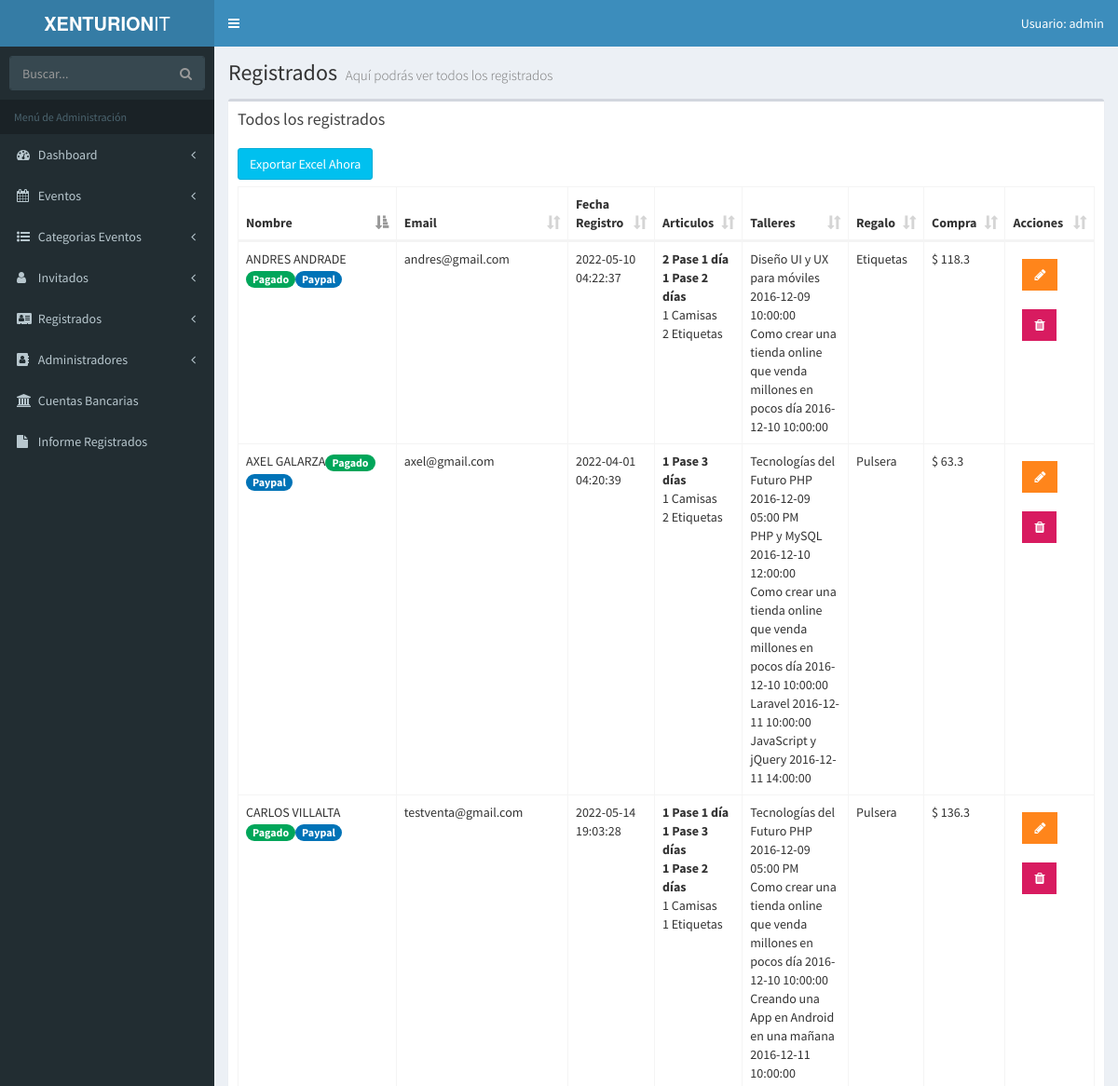
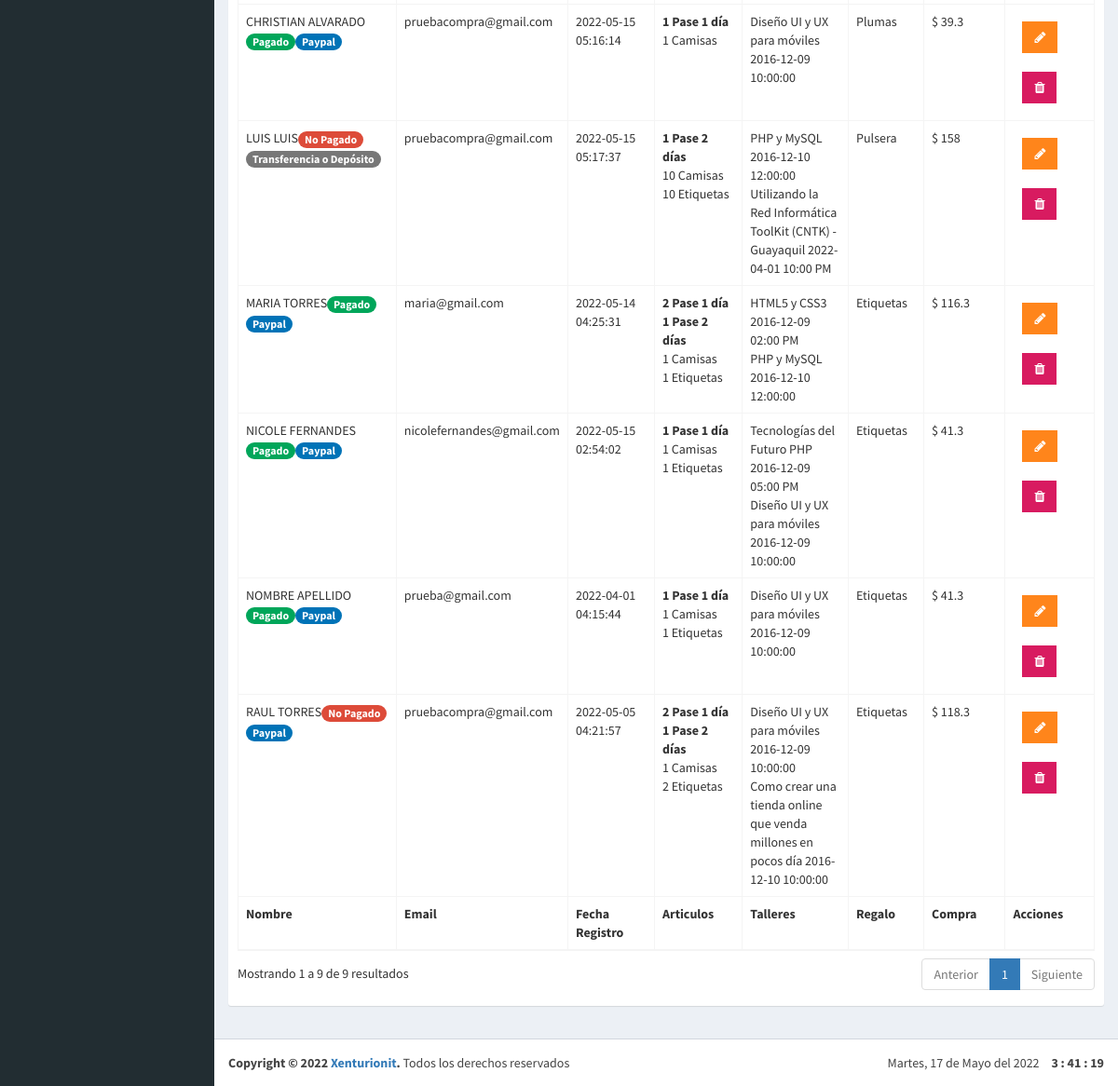
Page /admin/lista-registrados.php (signed in) on the earlier database version (2 pictures, top to bottom).
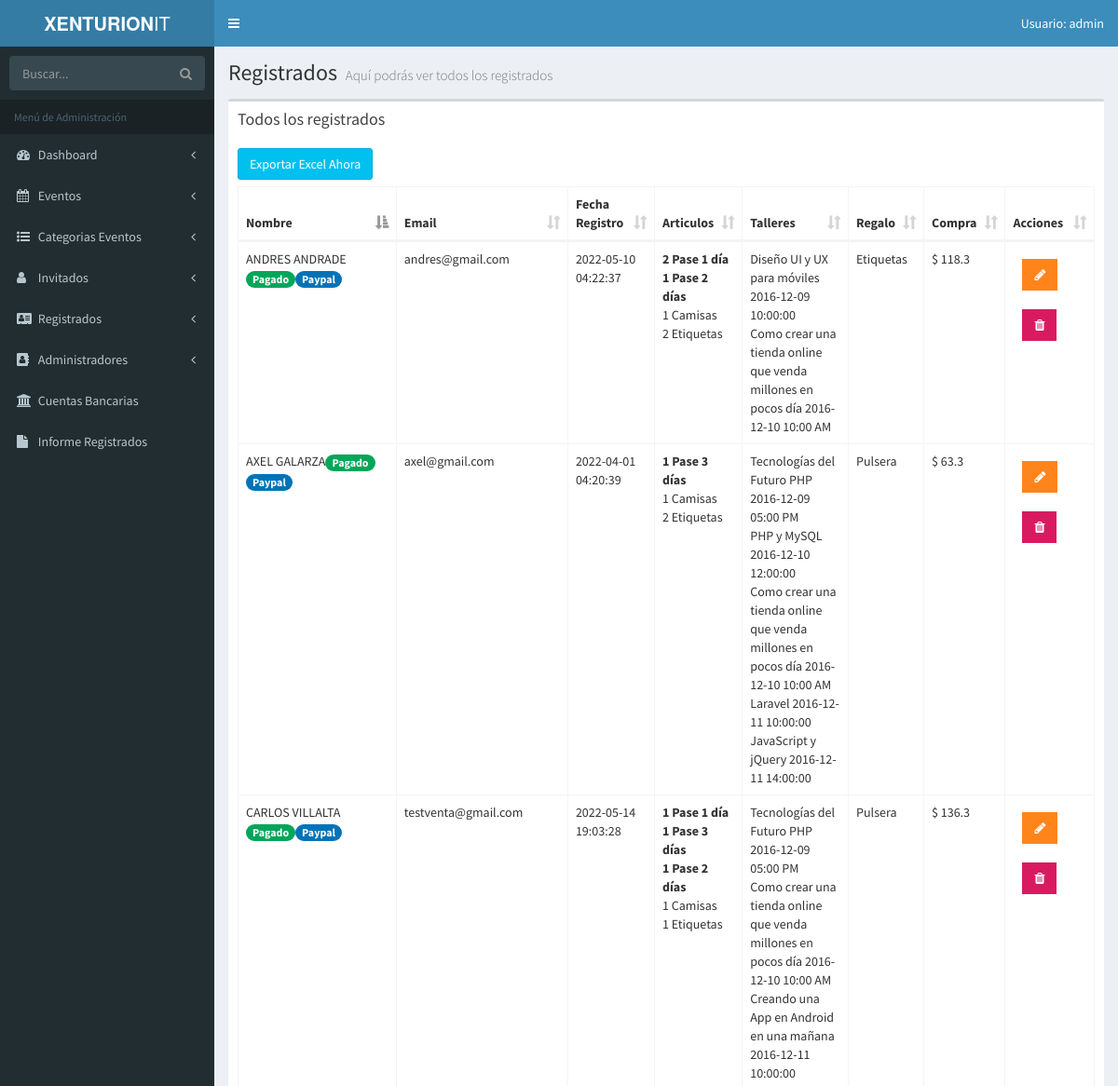
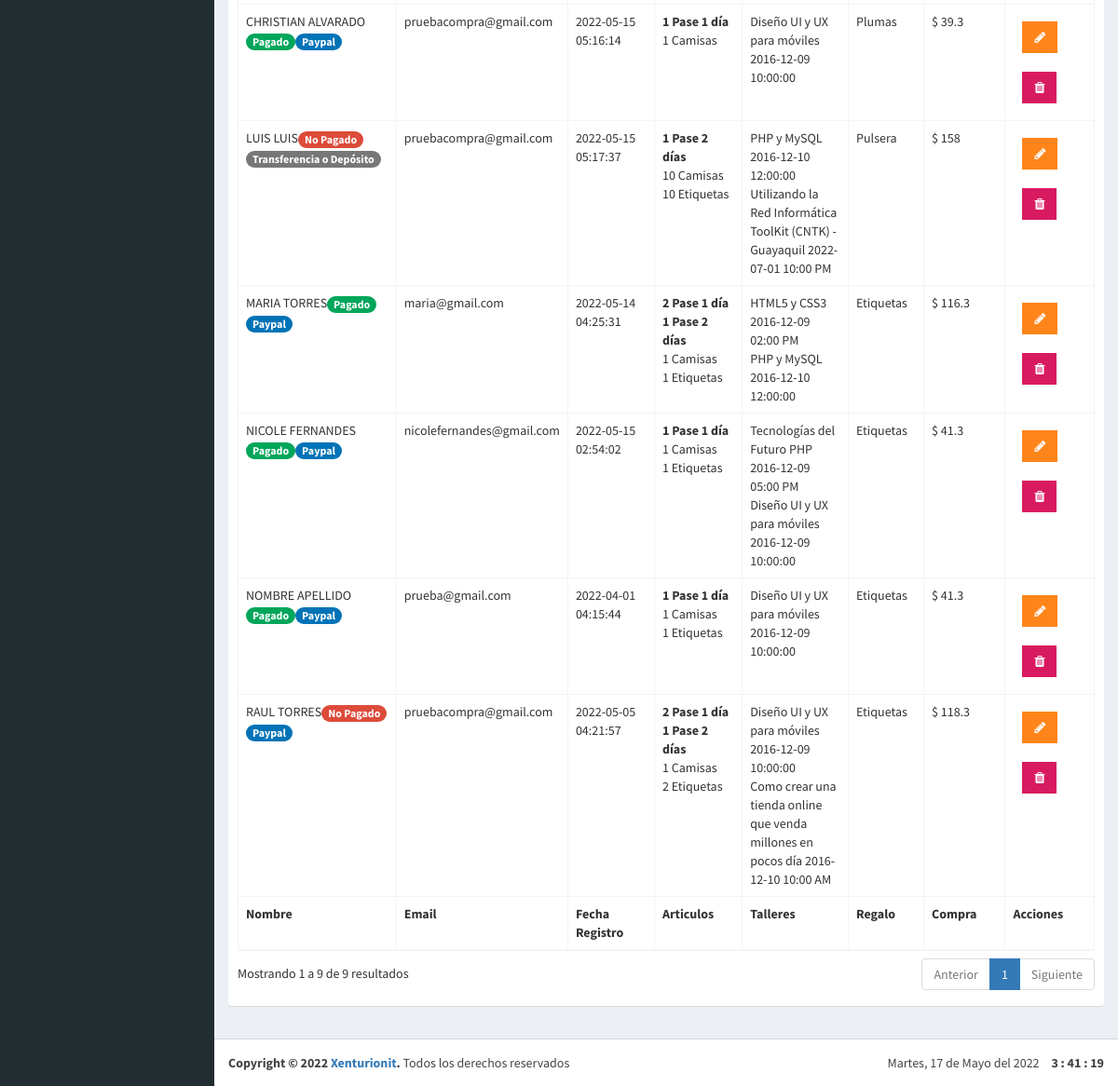
Same page on the later database version (2 pictures, top to bottom).
### tables this page shows
CREATE TABLE `eventos` (
                           `evento_id` tinyint(10) NOT NULL AUTO_INCREMENT,
                           `nombre_evento` varchar(60) NOT NULL,
                           `fecha_evento` date NOT NULL,
                           `hora_evento` varchar(10) NOT NULL,
                           `cupo` int(11) DEFAULT NULL,
                           `id_cat_evento` tinyint(10) NOT NULL,
                           `id_inv` tinyint(4) NOT NULL,
                           `clave` varchar(10) NOT NULL,
                           `fecha_creado` datetime DEFAULT NULL,
                           `fecha_editado` date DEFAULT NULL,
                           `estado` tinyint(1) DEFAULT NULL,
                           PRIMARY KEY (`evento_id`),
                           KEY `id_cat_evento` (`id_cat_evento`),
                           KEY `id_inv` (`id_inv`),
                           CONSTRAINT `eventos_ibfk_1` FOREIGN KEY (`id_cat_evento`) REFERENCES `categoria_evento` (`id_categoria`),
                           CONSTRAINT `eventos_ibfk_2` FOREIGN KEY (`id_inv`) REFERENCES `invitados` (`invitado_id`)
);

### admin/lista-registrados.php (the view, shortened to what the changed rows need)
<?php
include_once 'funciones/funciones.php';
include_once 'templates/header.php'; ?>
<body class="hold-transition skin-blue fixed sidebar-mini">
<div class="wrapper">
  <div class="content-wrapper">
    <section class="content-header">
      <h1>
        Registrados
        <small>Aquí podrás ver todos los registrados</small>
      </h1>
    </section>
    <section class="content">
    <div class="row">
      <div class="col-xs-12">
        <div class="box">
          <div class="box-body">
              <table id="registros" class="table table-bordered table-hover">
                <thead>
                        <tr>
                            <th>Nombre</th>
                            <th>Email</th>
                            <th>Fecha Registro</th>
                            <th>Articulos</th>
                            <th>Talleres</th>
                            <th>Regalo</th>
                            <th>Compra</th>
                            <th>Acciones</th>
                        </tr>
                </thead>
                <tbody>
                <?php
                  try {
                    $sql = "SELECT registrados.*, regalos.nombre_regalo FROM registrados ";
                    $sql .= "  JOIN regalos ";
                    $sql .= " ON registrados.regalo = regalos.ID_regalo ";
                    $resultado = $conn->query($sql);
                  } catch (Exception $e) {
                    $error = $e->getMessage();
                  }
                 while( $registrado = $resultado->fetch_assoc() ) { ?>
                    <tr>
                            <td>
                                <?php echo $registrado['nombre_registrado'] . " " . $registrado['apellido_registrado'];
                                      $pagado = $registrado['pagado'];
                                      $forma = $registrado['forma_pago'];
                                      if($pagado):
                                           echo '<span class="badge bg-green">Pagado</span>';
                                      else:
                                            echo '<span class="badge bg-red">No Pagado</span>';
                                      endif;
                                      if($forma == 'Paypal'):
                                        echo '<span class="badge bg-blue">Paypal</span>';
                                      else:
                                        echo '<span class="badge bg-dark">Transferencia o Depósito</span>';
                                      endif;
                                ?>
                            </td>
                            <td><?php echo $registrado['email_registrado']; ?></td>
                            <td><?php echo $registrado['fecha_registro']; ?></td>
                            <td>
                                <?php
                                    $articulos = json_decode($registrado['pases_articulos'], true);
                                    $arreglo_articulos = array(
                                        'un_dia' => 'Pase 1 día',
                                        'pase_2dias' => 'Pase 2 días',
                                        'pase_completo' => 'Pase 3 días',
                                        'camisas' => 'Camisas',
                                        'etiquetas' => 'Etiquetas'
                                    );
                                    foreach($articulos as $llave => $articulo) {
                                       if(is_array($articulo) && array_key_exists('cantidad', $articulo)) {
                                           if ($articulo['cantidad'] >= 1) {
                                                echo "<b>".$articulo['cantidad']."</b>".  "<b>"." ".$arreglo_articulos[$llave]."</b>" . "<br>";
                                       }
                                       } else {
                                        echo $articulo . " " .  $arreglo_articulos[$llave] . "<br>";
                                       }
                                    }
                                ?>
                            </td>
                            <td>
                                <?php
                                    $eventos_resultado = $registrado['talleres_registrados'];
                                    $talleres = json_decode( $eventos_resultado, true);
                                    $talleres = implode("', '", $talleres['eventos']);
                                    $sql_talleres = "SELECT nombre_evento, fecha_evento, hora_evento FROM eventos WHERE evento_id IN  ('$talleres') OR clave IN ('$talleres')  " ;
                                    $resultado_talleres =  $conn->query($sql_talleres);
                                    while($eventos = $resultado_talleres->fetch_assoc()){
                                          echo $eventos['nombre_evento'] . " " . $eventos['fecha_evento'] . " " . $eventos['hora_evento'] . "<br>";
                                    }
                                ?>
                            </td>
                            <td><?php echo $registrado['nombre_regalo']; ?></td>
                            <td>$ <?php echo $registrado['total_pagado']; ?></td>
                            <td>
                                <a href="editar-registrado.php?id=<?php echo $registrado['ID_Registrado']; ?>" type="button" class="btn bg-orange btn-flat margin"> <i class="fa fa-pencil" aria-hidden="true"></i></a>
                                <a href="#" data-id="<?php echo $registrado['ID_Registrado']; ?>" data-tipo="registrado" type="button" class="btn bg-maroon btn-flat margin borrar_registro"><i class="fa fa-trash" aria-hidden="true"></i></a>
                            </td>
                    </tr>
                <?php } ?>
                </tbody>
                <tfoot>
                    <tr>
                    <th>Nombre</th>
                    <th>Email</th>
                    <th>Fecha Registro</th>
                    <th>Articulos</th>
                    <th>Talleres</th>
                    <th>Regalo</th>
                    <th>Compra</th>
                    <th>Acciones</th>
                    </tr>
                </tfoot>
            </table>
          </div>
        </div>
      </div>
    </div>
  </section>
  </div>
<?php
  include_once 'templates/footer.php';
  include_once 'templates/footer-scripts.php';
?>

Differences in the rows shown:
changed eventos "Como crear una tienda online que venda millones en pocos día": hora_evento "10:00:00" → "10:00 AM"
changed eventos "Utilizando la Red Informática ToolKit (CNTK) - Guayaquil": fecha_evento "2022-04-01" → "2022-07-01"
